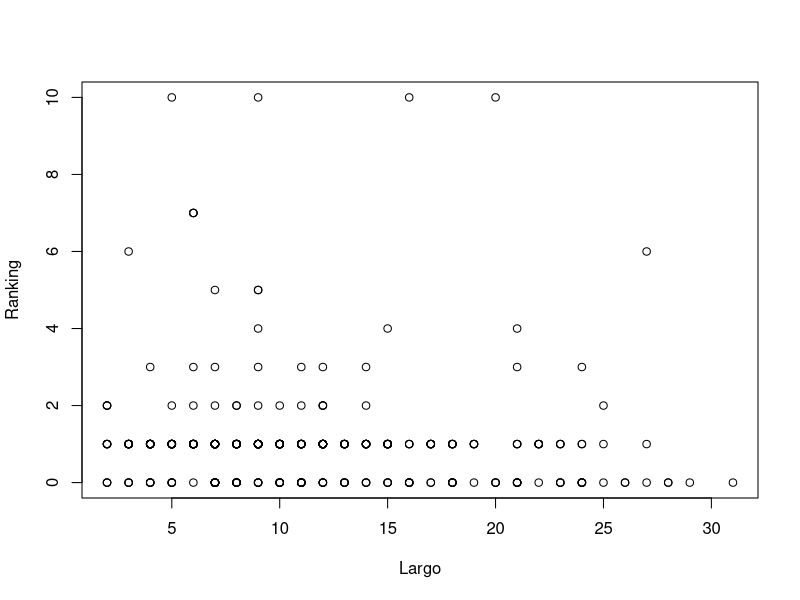

The R source for this figure:
lenghts <- c(7, 6, 18, 7, 18, 14, 12, 16, 14, 9, 18, 15, 14, 11, 15, 3, 4, 13, 21, 3, 8, 4, 5, 6, 9, 11, 10, 9, 21, 8, 10, 4, 24, 14, 5, 8, 10, 10, 11, 17, 9, 5, 14, 17, 13, 25, 23, 5, 5, 12, 8, 10, 8, 11, 24, 3, 13, 14, 7, 6, 7, 22, 14, 2, 9, 16, 7, 12, 5, 2, 16, 20, 9, 14, 7, 12, 4, 6, 10, 27, 13, 11, 5, 24, 22, 8, 23, 3, 8, 21, 26, 9, 4, 9, 3, 4, 12, 7, 7, 5, 17, 6, 12, 16, 6, 22, 3, 7, 7, 13, 6, 14, 7, 18, 7, 12, 24, 17, 25, 9, 10, 7, 9, 4, 7, 6, 7, 9, 3, 6, 5, 10, 28, 7, 8, 6, 15, 12, 10, 3, 12, 4, 3, 10, 8, 10, 9, 2, 4, 11, 17, 7, 6, 7, 6, 7, 18, 4, 12, 8, 8, 11, 6, 12, 15, 12, 11, 5, 10, 4, 6, 4, 17, 21, 10, 5, 15, 11, 15, 11, 9, 18, 18, 11, 7, 12, 14, 29, 10, 10, 6, 5, 13, 16, 8, 8, 14, 5, 24, 2, 5, 10, 9, 12, 10, 4, 9, 20, 4, 19, 9, 6, 6, 20, 15, 10, 12, 4, 9, 11, 16, 10, 21, 7, 24, 13, 8, 15, 12, 13, 7, 13, 5, 7, 6, 23, 12, 12, 11, 7, 9, 17, 18, 11, 23, 8, 4, 7, 10, 15, 12, 19, 12, 23, 9, 11, 21, 21, 19, 7, 10, 9, 8, 10, 8, 16, 12, 8, 7, 6, 15, 9, 2, 19, 4, 2, 8, 20, 27, 3, 13, 8, 7, 14, 18, 5, 12, 11, 11, 7, 8, 7, 3, 12, 24, 5, 22, 8, 2, 17, 10, 18, 21, 4, 9, 8, 15, 4, 14, 7, 15, 9, 13, 21, 12, 6, 5, 5, 16, 11, 2, 3, 5, 10, 11, 9, 26, 31, 3, 12, 4, 14, 13, 15, 7, 6, 12, 9, 2, 25, 9, 7, 9, 15, 22, 7, 23, 4, 22, 21, 7, 18, 8, 28, 7, 11, 3, 9, 24, 9, 17, 2, 10, 9, 7, 27, 11, 6, 11, 11, 14, 10, 15, 4, 12, 2, 9, 5, 12, 7, 19, 16, 7, 13)
orRankings <- c(1, 1, 1, 0, 1, 3, 0, 0, 2, 1, 0, 1, 0, 1, 1, 1, 1, 0, 0, 1, 1, 1, 1, 1, 1, 0, 1, 1, 3, 1, 1, 0, 0, 1, 1, 1, 2, 1, 0, 1, 1, 1, 1, 1, 1, 0, 0, 0, 1, 1, 0, 1, 0, 0, 0, 1, 0, 1, 1, 1, 0, 0, 1, 1, 1, 0, 1, 1, 1, 1, 10, 0, 2, 1, 0, 1, 0, 1, 0, 0, 1, 1, 1, 0, 1, 1, 0, 1, 1, 0, 0, 1, 1, 1, 1, 1, 1, 1, 1, 10, 0, 1, 1, 0, 3, 1, 0, 1, 1, 0, 1, 1, 1, 0, 2, 1, 1, 1, 2, 5, 1, 0, 1, 1, 1, 1, 5, 1, 1, 1, 0, 1, 0, 1, 0, 0, 1, 1, 1, 0, 1, 1, 1, 1, 1, 0, 1, 1, 1, 1, 1, 3, 1, 1, 1, 0, 0, 1, 1, 1, 1, 0, 2, 0, 1, 1, 1, 1, 1, 0, 7, 1, 0, 1, 1, 1, 0, 1, 1, 0, 1, 1, 1, 1, 1, 1, 0, 0, 1, 0, 1, 1, 1, 0, 0, 1, 1, 1, 0, 0, 1, 1, 1, 3, 1, 1, 4, 0, 1, 1, 0, 1, 1, 10, 1, 0, 1, 1, 5, 1, 1, 0, 4, 0, 0, 1, 1, 1, 1, 0, 0, 1, 1, 0, 7, 1, 0, 1, 0, 1, 1, 1, 0, 0, 0, 0, 1, 1, 1, 1, 1, 0, 2, 1, 1, 1, 1, 0, 1, 1, 1, 3, 1, 1, 1, 1, 1, 2, 1, 1, 0, 1, 1, 1, 1, 0, 1, 0, 6, 0, 1, 1, 1, 1, 0, 0, 2, 1, 1, 0, 1, 0, 1, 0, 3, 1, 1, 2, 1, 1, 1, 1, 0, 1, 1, 0, 1, 1, 1, 1, 4, 1, 1, 0, 1, 1, 2, 0, 0, 1, 2, 6, 1, 1, 2, 0, 0, 0, 1, 1, 0, 0, 1, 0, 0, 1, 1, 1, 0, 1, 10, 0, 0, 1, 1, 0, 1, 1, 1, 1, 1, 1, 0, 0, 0, 1, 1, 1, 1, 1, 1, 2, 1, 0, 0, 1, 1, 7, 3, 0, 1, 0, 1, 3, 2, 2, 1, 1, 1, 1, 1, 1, 1, 1)
plot(lenghts, orRankings, xlab="Largo", ylab="Ranking")
